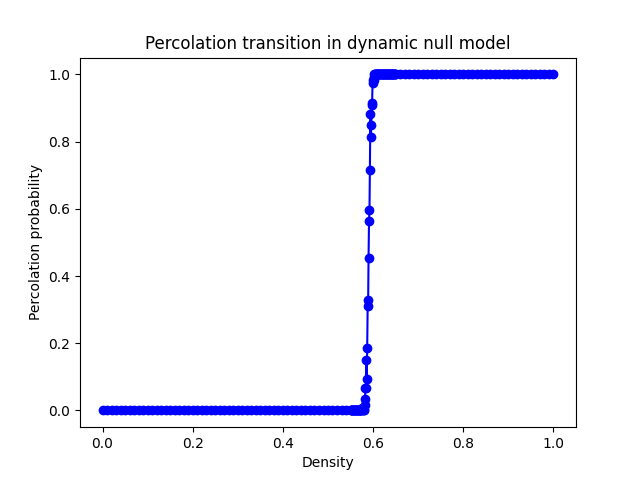

The Python source for this figure:
from matplotlib import pyplot as plt
from numpy import arange, loadtxt, transpose
from os import path


if __name__ == '__main__':
    current_path = path.dirname(__file__)
    results_file = path.join(current_path, "..", "..", "results", "null_stochastic", "percolation.txt")

    data = transpose(loadtxt(results_file))
    req_occupancy, density, percolation = data[0], data[1], data[2]
    density_residue = arange(0.65, 0.95, 0.01)
    percolation_residue = [1.0] * len(density_residue)

    plt.title("Percolation transition in dynamic null model")
    plt.plot(density, percolation, "bo-")
    plt.plot(density_residue, percolation_residue, "bo-")
    plt.xlabel("Density")
    plt.ylabel("Percolation probability")
    plt.savefig("percolation_transition.png")
    plt.show()